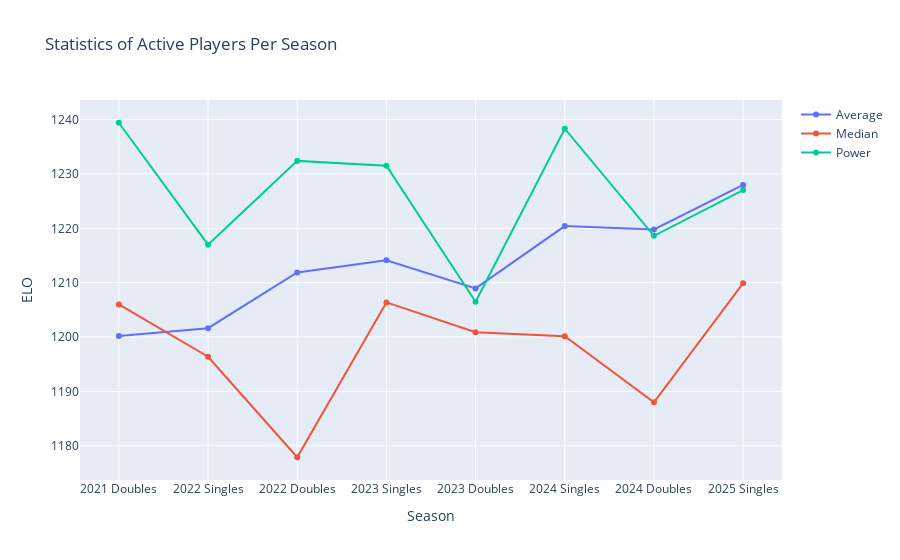

The notebook cell saved with this chart:
### Code cell
season_avg_elo_dict = dict()
season_med_elo_dict = dict()
season_strength_dict = dict()
for (i, season) in enumerate(seasons):
    season_label = season_labels[i].replace("<br>", " ")
    x1 = matches_table['event'][matches_table['event'] == season].index[0] + 0.5
    x2 = matches_table['event'][matches_table['event'] == season].index[-1] + 1.5
    
    elo_time_table_per_season = elo_time_table.loc[(elo_time_table.index > x1) & (elo_time_table.index < x2),:]
    elo_time_table_per_season = elo_time_table_per_season.loc[:,elo_time_table_per_season.notna().any()]
    # axis = 0 because we're finding average over all players, not over all game numbers
    y_avg = elo_time_table_per_season.ffill().mean(axis=0).mean()
    y_med = elo_time_table_per_season.ffill().median(axis=0).median()

    season_avg_elo_dict.update({season_label: y_avg})
    season_med_elo_dict.update({season_label: y_med})

    season_player_table = sorted_players_table.loc[[x in elo_time_table_per_season.columns for x in sorted_players_table['player']],:]
    season_strength_dict.update({season_label: season_player_table['current_elo'].mean()})

season_elo_fig = go.Figure()

season_elo_fig.add_trace(go.Scatter(
    x=list(season_avg_elo_dict.keys()),
    y=list(season_avg_elo_dict.values()),
    connectgaps=True,
    name="Average"
))
season_elo_fig.add_trace(go.Scatter(
    x=list(season_med_elo_dict.keys()),
    y=list(season_med_elo_dict.values()),
    connectgaps=True,
    name="Median"
))
season_elo_fig.add_trace(go.Scatter(
    x=list(season_strength_dict.keys()),
    y=list(season_strength_dict.values()),
    connectgaps=True,
    name="Power"
))
season_elo_fig.update_layout(
    xaxis_title="Season",
    yaxis_title="ELO",
    title="Statistics of Active Players Per Season",
    showlegend=True,
)

season_elo_fig.show()

### Power ###
# This retrospective measure represents the average strength of the league at the time
# Measure by finding all the players who participated in that tournament, and taking their respective ELO when they retired, and finding the average of that

### Average ###
# This measure represents the average current ELO of the tournament
# Measure by finding all the players who participated in that tournament, finding each player's average active ELO in the tournament, and then finding the average of that 
# Measure over time shows "power creep"

### CONCLUSIONS ###
# If Power > Average, then the tournament was more difficult to play than the ELO is portraying
# If Power = Average, then the tournament was as difficult to play as the ELO is portraying 
# If Power < Average, then the tournament was easier to play as the ELO is portraying 
# If Average > 1200, then that tournament has more highly-rated players competing

### Figure 1 — Plotly figure (JSON) as saved in the notebook; plotly's stock layout.template omitted (floating-point values rounded to 4 significant figures)
{"data": [{"connectgaps": true, "name": "Average", "type": "scatter", "x": ["2021 Doubles", "2022 Singles", "2022 Doubles", "2023 Singles", "2023 Doubles", "2024 Singles", "2024 Doubles", "2025 Singles"], "y": [1200.0, 1202.0, 1212.0, 1214.0, 1209.0, 1220.0, 1220.0, 1228.0]}, {"connectgaps": true, "name": "Median", "type": "scatter", "x": ["2021 Doubles", "2022 Singles", "2022 Doubles", "2023 Singles", "2023 Doubles", "2024 Singles", "2024 Doubles", "2025 Singles"], "y": [1206, 1196.0, 1178.0, 1206.0, 1201.0, 1200.0, 1188, 1210.0]}, {"connectgaps": true, "name": "Power", "type": "scatter", "x": ["2021 Doubles", "2022 Singles", "2022 Doubles", "2023 Singles", "2023 Doubles", "2024 Singles", "2024 Doubles", "2025 Singles"], "y": [1239.0, 1217.0, 1232.0, 1232.0, 1206.0, 1238.0, 1219.0, 1227.0]}], "layout": {"showlegend": true, "title": {"text": "Statistics of Active Players Per Season"}, "xaxis": {"title": {"text": "Season"}}, "yaxis": {"title": {"text": "ELO"}}}}
